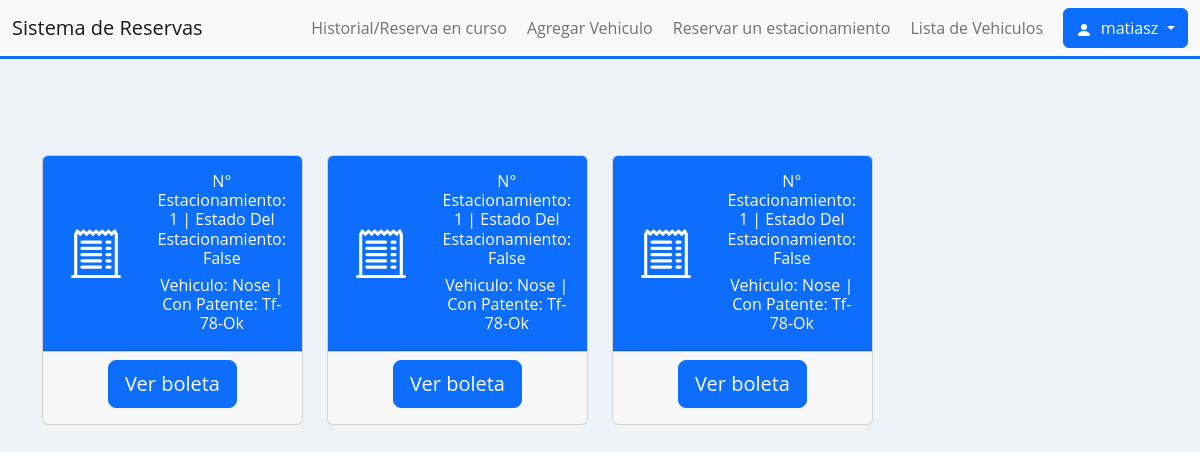
Screenshot of /user/soporteUser/ (signed in) with the database file from the repository.
### Apps/loginApp/models.py (models this page shows, shortened)
class User(AbstractUser):
    rut = models.CharField(max_length=10, null=True, blank=True)
    telefono = models.IntegerField(null=True, blank=True)
    estado = models.BooleanField(null=True, blank=True)

class Estacionamiento(models.Model):
    numeroEstacionamiento = models.IntegerField(unique=True)
    estado = models.BooleanField(default=False, null=True)
    def __str__(self):
        return f'N° Estacionamiento: {self.numeroEstacionamiento} | Estado del estacionamiento: {self.estado}'

class Vehiculo(models.Model):
    patente = models.CharField(max_length=8)
    modeloVehiculo = models.CharField(max_length=40)
    colorVehiculo = models.CharField(max_length=40)
    yearVehiculo = models.DateField(null=True)
    owner = models.ForeignKey(User, on_delete=models.CASCADE)
    def __str__(self):
        return f'Vehiculo: {self.modeloVehiculo} | Con patente: {self.patente}'

### Apps/sReservas/models.py (models this page shows, shortened)
class Lugar(models.Model):
     user = models.ForeignKey(User, on_delete=models.CASCADE)
     numero = models.ForeignKey(Estacionamiento, on_delete=models.CASCADE)
     vehiculo= models.ForeignKey(Vehiculo, on_delete=models.CASCADE)
     inicio = models.DateTimeField(default=timezone.now)
     termino =models.DateTimeField(null=True, blank=True)
     activo = models.BooleanField(default=True, null=True)
     total =models.CharField(max_length=50,null=True, blank=True)

### Apps/sReservas/views.py (the view)
# urls.py: path('soporteUser/', views.soporte, name='soporte'),
def soporte(request):
    historial = Lugar.objects.filter(user=request.user)
    return render(request, 'soporte.html', {'historial':historial})

### Apps/sReservas/templates/soporte.html (shortened to what this page needs)
{% extends 'base.html' %}
{% block contenido %}
<div class="container mt-5">
    <div class="row">
        {% for p in historial %}
        {% if p.activo == True %}
        <div class="col-md-3">
            <div class="card text-center mt-5">
                <div class="card-header bg-primary text-white">
                    <div class="row align-items-center">
                        <div class="col">
                            <svg xmlns="http://www.w3.org/2000/svg" width="50" height="50" fill="currentColor" class="bi bi-cash" viewBox="0 0 16 16">
                                <path d="M8 10a2 2 0 1 0 0-4 2 2 0 0 0 0 4z"/>
                                <path d="M0 4a1 1 0 0 1 1-1h14a1 1 0 0 1 1 1v8a1 1 0 0 1-1 1H1a1 1 0 0 1-1-1V4zm3 0a2 2 0 0 1-2 2v4a2 2 0 0 1 2 2h10a2 2 0 0 1 2-2V6a2 2 0 0 1-2-2H3z"/>
                              </svg>
                        </div>
                        <div class="col">
                            <h3 class="display-8"></h3>
                            <h6>{{ p.numero | title }}</h6>
                            <h6>{{ p.vehiculo | title}}</h6>
                        </div>
                    </div>
                </div>
                <div class="card-footer">
                    <h5>
                        <a href="{% url 'boleta' p.id %}"  class="btn btn-primary btn-lg " role="button" aria-disabled="true">Terminar reserva</a>
                    </h5>
                </div>
            </div>
        </div>
        {% else %}
        <div class="col-md-3">
            <div class="card text-center mt-5">
                <div class="card-header bg-primary text-white">
                    <div class="row align-items-center">
                        <div class="col">
                        </div>
                        <div class="col">
                            <h6>{{ p.numero | title }}</h6>
                            <h6>{{ p.vehiculo | title}}</h6>
                        </div>
                    </div>
                </div>
                <div class="card-footer">
                    <h5>
                        <a href="{% url 'boleta' p.id %}"  class="btn btn-primary btn-lg " role="button" aria-disabled="true">Ver boleta</a>
                    </h5>
                </div>
            </div>
        </div>
        {% endif %}
        {% endfor %}
    </div>
</div>
{% endblock %}

### Apps/sReservas/templates/base.html (shortened to what this page needs)
<!DOCTYPE html>
<html lang="en">
<head>
    {% load static %}
    <link href="https://cdn.jsdelivr.net/npm/bootstrap@5.2.3/dist/css/bootstrap.min.css" rel="stylesheet">
    <link rel="stylesheet" href="{% static 'css/estilos.css' %}">
</head>
<body>
        <div class="bg-light">
            <nav class="navbar navbar-expand-md navbar-light bg-light border-3 border-bottom border-primary">
                <div class="container-fluid">
                    <a href="" class="navbar-brand">Sistema de Reservas</a>
                </div>
                <div id="MenuNavegacion" class="collapse navbar-collapse">
                    {%if user.is_authenticated %}
                    <ul class="navbar-nav ms-3">
                        <li class="nav-item">
                            <a class="nav-link text-nowrap" href="{% url 'soporte' %}">Historial/Reserva en curso</a>
                        </li>
                        <li class="nav-item">
                            <a class="nav-link text-nowrap" href="{% url 'agregar' %}">Agregar Vehiculo</a>
                        </li>
                        <li class="nav-item">
                            <a class="nav-link text-nowrap" href="{% url 'generarReserva' %}">Reservar un estacionamiento</a>
                        </li>
                        <li class="nav-item">
                            <a class="nav-link text-nowrap" href="{% url 'lista' %}">Lista de Vehiculos</a>
                        </li>
                        <button type="button" class="btn btn-primary dropdown-toggle" data-bs-toggle="dropdown" aria-expanded="false">
                            <svg xmlns="http://www.w3.org/2000/svg" width="16" height="16" fill="currentColor" class="bi bi-person-fill" viewBox="0 0 16 16">
                                <path d="M3 14s-1 0-1-1 1-4 6-4 6 3 6 4-1 1-1 1H3Zm5-6a3 3 0 1 0 0-6 3 3 0 0 0 0 6Z"/>
                              </svg>&nbsp;&nbsp;{{ user.username }}
                          </button>
                        {% else %}
                        <li class="nav-link text-nowrap">
                            <a class="nav-link text-nowrap" href="{% url 'login' %}">Iniciar sesion</a>
                        </li>
                        &nbsp;&nbsp;
                        {% endif %}
                    </ul>
                </div>
            </nav>
        </div>
     <div class="contenido" >
        {% block contenido %}
        {% endblock %}
     </div>
</body>
</html>

### Apps/sReservas/static/css/estilos.css (style rules this page uses)
* { margin:0; padding:0; }
body { background-color:#EDF2F7; font-family: 'Open Sans', sans-serif; }
nav { display: flex; justify-content: flex-end; align-items: center; height: 100%; }
nav a { color:white; text-decoration: none; }

### rows the page displays
User: username "matiasz"
Lugar: numero "N° Estacionamiento: 1 | Estado Del Estacionamiento: False", vehiculo "Vehiculo: Nose | Con Patente: Tf-78-Ok"
Lugar: numero "N° Estacionamiento: 1 | Estado Del Estacionamiento: False", vehiculo "Vehiculo: Nose | Con Patente: Tf-78-Ok"
Lugar: numero "N° Estacionamiento: 1 | Estado Del Estacionamiento: False", vehiculo "Vehiculo: Nose | Con Patente: Tf-78-Ok"
